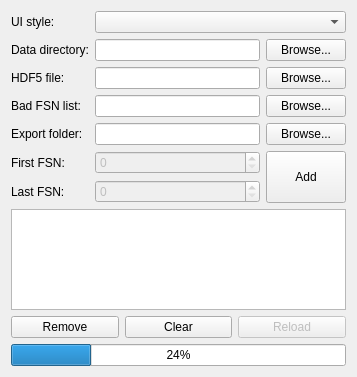
<?xml version="1.0" encoding="UTF-8"?>
<ui version="4.0">
 <class>Form</class>
 <widget class="QWidget" name="Form">
  <property name="geometry">
   <rect>
    <x>0</x>
    <y>0</y>
    <width>357</width>
    <height>377</height>
   </rect>
  </property>
  <property name="windowTitle">
   <string>Form</string>
  </property>
  <layout class="QGridLayout" name="gridLayout">
   <item row="6" column="0">
    <widget class="QLabel" name="label_15">
     <property name="text">
      <string>Bad FSN list:</string>
     </property>
    </widget>
   </item>
   <item row="6" column="1">
    <widget class="QLineEdit" name="badFSNListFileNameLineEdit">
     <property name="readOnly">
      <bool>true</bool>
     </property>
    </widget>
   </item>
   <item row="6" column="2">
    <widget class="QPushButton" name="browseBadFSNListFileNamePushButton">
     <property name="text">
      <string>Browse...</string>
     </property>
     <property name="icon">
      <iconset theme="document-open">
       <normaloff>../</normaloff>../</iconset>
     </property>
    </widget>
   </item>
   <item row="1" column="0">
    <widget class="QLabel" name="label_24">
     <property name="text">
      <string>UI style:</string>
     </property>
    </widget>
   </item>
   <item row="11" column="0" colspan="3">
    <widget class="QTreeView" name="fsnListTreeView">
     <property name="alternatingRowColors">
      <bool>true</bool>
     </property>
     <property name="selectionMode">
      <enum>QAbstractItemView::ExtendedSelection</enum>
     </property>
     <property name="rootIsDecorated">
      <bool>false</bool>
     </property>
     <property name="uniformRowHeights">
      <bool>true</bool>
     </property>
     <property name="itemsExpandable">
      <bool>false</bool>
     </property>
    </widget>
   </item>
   <item row="4" column="0">
    <widget class="QLabel" name="label">
     <property name="sizePolicy">
      <sizepolicy hsizetype="Minimum" vsizetype="Preferred">
       <horstretch>0</horstretch>
       <verstretch>0</verstretch>
      </sizepolicy>
     </property>
     <property name="text">
      <string>Data directory:</string>
     </property>
     <property name="buddy">
      <cstring>rootDirLineEdit</cstring>
     </property>
    </widget>
   </item>
   <item row="12" column="0" colspan="3">
    <layout class="QHBoxLayout" name="horizontalLayout">
     <item>
      <widget class="QPushButton" name="removeFromListPushButton">
       <property name="text">
        <string>Remove</string>
       </property>
       <property name="icon">
        <iconset theme="list-remove">
         <normaloff>.</normaloff>.</iconset>
       </property>
      </widget>
     </item>
     <item>
      <widget class="QPushButton" name="clearListPushButton">
       <property name="text">
        <string>Clear</string>
       </property>
       <property name="icon">
        <iconset theme="edit-clear-all">
         <normaloff>.</normaloff>.</iconset>
       </property>
      </widget>
     </item>
     <item>
      <widget class="QPushButton" name="reloadPushButton">
       <property name="enabled">
        <bool>false</bool>
       </property>
       <property name="sizePolicy">
        <sizepolicy hsizetype="Minimum" vsizetype="Minimum">
         <horstretch>0</horstretch>
         <verstretch>0</verstretch>
        </sizepolicy>
       </property>
       <property name="text">
        <string>Reload</string>
       </property>
       <property name="icon">
        <iconset theme="view-refresh">
         <normaloff>../../../../../../</normaloff>../../../../../../</iconset>
       </property>
      </widget>
     </item>
    </layout>
   </item>
   <item row="8" column="2">
    <widget class="QPushButton" name="browseExportFolderPushButton">
     <property name="text">
      <string>Browse...</string>
     </property>
     <property name="icon">
      <iconset theme="document-save-as">
       <normaloff>../</normaloff>../</iconset>
     </property>
    </widget>
   </item>
   <item row="10" column="1">
    <widget class="QSpinBox" name="lastFSNSpinBox">
     <property name="enabled">
      <bool>false</bool>
     </property>
     <property name="sizePolicy">
      <sizepolicy hsizetype="MinimumExpanding" vsizetype="Fixed">
       <horstretch>0</horstretch>
       <verstretch>0</verstretch>
      </sizepolicy>
     </property>
     <property name="maximum">
      <number>999999</number>
     </property>
    </widget>
   </item>
   <item row="4" column="1">
    <widget class="QLineEdit" name="rootDirLineEdit">
     <property name="sizePolicy">
      <sizepolicy hsizetype="MinimumExpanding" vsizetype="Fixed">
       <horstretch>0</horstretch>
       <verstretch>0</verstretch>
      </sizepolicy>
     </property>
     <property name="readOnly">
      <bool>true</bool>
     </property>
    </widget>
   </item>
   <item row="1" column="1" colspan="2">
    <widget class="QComboBox" name="uiStyleComboBox"/>
   </item>
   <item row="15" column="0" colspan="3">
    <spacer name="verticalSpacer">
     <property name="orientation">
      <enum>Qt::Vertical</enum>
     </property>
     <property name="sizeHint" stdset="0">
      <size>
       <width>0</width>
       <height>0</height>
      </size>
     </property>
    </spacer>
   </item>
   <item row="9" column="2" rowspan="2">
    <widget class="QPushButton" name="addToListPushButton">
     <property name="sizePolicy">
      <sizepolicy hsizetype="Minimum" vsizetype="Preferred">
       <horstretch>0</horstretch>
       <verstretch>0</verstretch>
      </sizepolicy>
     </property>
     <property name="text">
      <string>Add</string>
     </property>
     <property name="icon">
      <iconset theme="list-add">
       <normaloff>.</normaloff>.</iconset>
     </property>
    </widget>
   </item>
   <item row="9" column="0">
    <widget class="QLabel" name="label_2">
     <property name="sizePolicy">
      <sizepolicy hsizetype="Minimum" vsizetype="Minimum">
       <horstretch>0</horstretch>
       <verstretch>0</verstretch>
      </sizepolicy>
     </property>
     <property name="text">
      <string>First FSN:</string>
     </property>
     <property name="buddy">
      <cstring>firstFSNSpinBox</cstring>
     </property>
    </widget>
   </item>
   <item row="8" column="1">
    <widget class="QLineEdit" name="exportFolderLineEdit"/>
   </item>
   <item row="10" column="0">
    <widget class="QLabel" name="label_3">
     <property name="sizePolicy">
      <sizepolicy hsizetype="Minimum" vsizetype="Preferred">
       <horstretch>0</horstretch>
       <verstretch>0</verstretch>
      </sizepolicy>
     </property>
     <property name="text">
      <string>Last FSN:</string>
     </property>
     <property name="buddy">
      <cstring>lastFSNSpinBox</cstring>
     </property>
    </widget>
   </item>
   <item row="8" column="0">
    <widget class="QLabel" name="label_10">
     <property name="text">
      <string>Export folder:</string>
     </property>
    </widget>
   </item>
   <item row="4" column="2">
    <widget class="QPushButton" name="browsePushButton">
     <property name="sizePolicy">
      <sizepolicy hsizetype="Minimum" vsizetype="Fixed">
       <horstretch>0</horstretch>
       <verstretch>0</verstretch>
      </sizepolicy>
     </property>
     <property name="text">
      <string>Browse...</string>
     </property>
     <property name="icon">
      <iconset theme="document-open">
       <normaloff>../../../../../../</normaloff>../../../../../../</iconset>
     </property>
    </widget>
   </item>
   <item row="14" column="0" colspan="3">
    <widget class="QProgressBar" name="ioProgressBar">
     <property name="value">
      <number>24</number>
     </property>
    </widget>
   </item>
   <item row="9" column="1">
    <widget class="QSpinBox" name="firstFSNSpinBox">
     <property name="enabled">
      <bool>false</bool>
     </property>
     <property name="sizePolicy">
      <sizepolicy hsizetype="MinimumExpanding" vsizetype="Fixed">
       <horstretch>0</horstretch>
       <verstretch>0</verstretch>
      </sizepolicy>
     </property>
     <property name="maximum">
      <number>999999</number>
     </property>
    </widget>
   </item>
   <item row="5" column="0">
    <widget class="QLabel" name="label_4">
     <property name="sizePolicy">
      <sizepolicy hsizetype="Minimum" vsizetype="Preferred">
       <horstretch>0</horstretch>
       <verstretch>0</verstretch>
      </sizepolicy>
     </property>
     <property name="text">
      <string>HDF5 file:</string>
     </property>
     <property name="buddy">
      <cstring>saveHDFLineEdit</cstring>
     </property>
    </widget>
   </item>
   <item row="5" column="1">
    <widget class="QLineEdit" name="saveHDFLineEdit">
     <property name="sizePolicy">
      <sizepolicy hsizetype="MinimumExpanding" vsizetype="Fixed">
       <horstretch>0</horstretch>
       <verstretch>0</verstretch>
      </sizepolicy>
     </property>
     <property name="readOnly">
      <bool>true</bool>
     </property>
    </widget>
   </item>
   <item row="5" column="2">
    <widget class="QPushButton" name="browseHDFPushButton">
     <property name="text">
      <string>Browse...</string>
     </property>
     <property name="icon">
      <iconset theme="document-save-as">
       <normaloff>../../../../../../</normaloff>../../../../../../</iconset>
     </property>
    </widget>
   </item>
  </layout>
 </widget>
 <tabstops>
  <tabstop>uiStyleComboBox</tabstop>
  <tabstop>rootDirLineEdit</tabstop>
  <tabstop>browsePushButton</tabstop>
  <tabstop>exportFolderLineEdit</tabstop>
  <tabstop>browseExportFolderPushButton</tabstop>
  <tabstop>firstFSNSpinBox</tabstop>
  <tabstop>lastFSNSpinBox</tabstop>
 </tabstops>
 <resources/>
 <connections/>
</ui>
